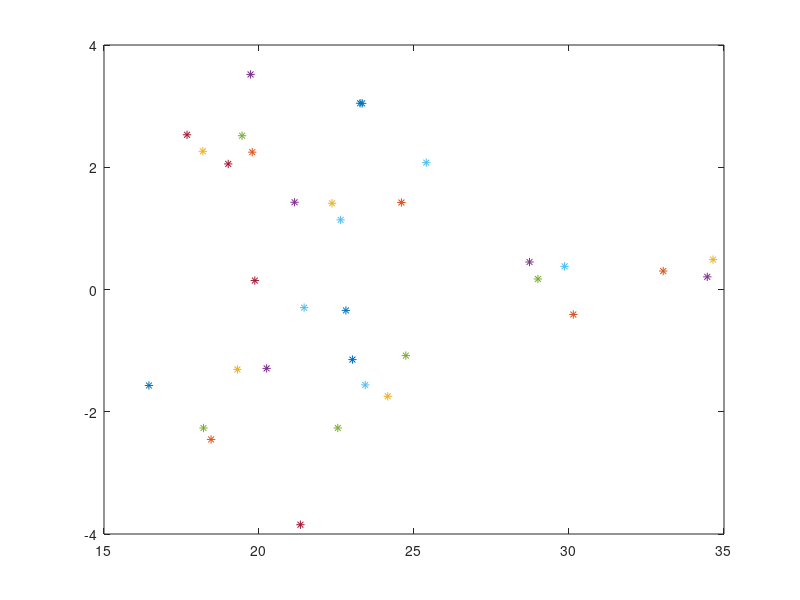

The MATLAB source for this figure:
%%Get Features from Raw Data
%%Features: 2012 Populations
Data = [
    
7.87	7.99	9.82	6.52	7.13	6.00	6.91	5.63	5.82	5.06	4.83	6.58	6.99	6.42	6.61	4.07	6.32	2.38	6.64	5.65	4.37	6.44	2.55	5.37	3.52	6.01	7.63	6.44	3.21	3.75	3.29	6.21	8.62	3.76
5.58	6.42	8.11	5.33	6.92	3.51	5.41	6.36	6.44	9.49	5.82	5.28	6.36	5.98	5.48	3.25	5.63	1.75	7.29	3.83	2.92	6.96	4.30	3.43	2.37	5.25	5.84	4.80	2.08	2.15	3.70	6.86	8.53	2.13
4.29	5.81	7.31	4.87	6.12	2.52	5.17	5.87	5.59	1.90	4.78	4.92	4.87	4.77	4.83	3.28	4.24	1.58	6.34	2.82	2.17	7.17	3.15	2.64	2.07	5.04	7.52	3.69	1.39	3.63	3.71	6.66	8.62	1.39
3.99	6.83	7.27	5.54	5.86	3.89	5.65	6.08	4.97	9.49	5.64	5.06	5.26	4.57	5.40	5.84	3.79	17.26	5.74	2.54	2.44	7.53	2.68	3.08	3.25	5.84	5.84	4.57	2.14	2.34	5.05	8.14	6.95	1.74
8.53	9.14	7.68	6.54	6.53	11.77	7.35	10.66	7.57	6.96	6.62	6.62	5.81	7.71	7.49	16.48	6.46	27.17	5.96	4.49	10.12	7.34	2.42	7.51	9.85	8.83	3.14	7.92	9.61	7.22	8.05	5.76	5.25	9.54
37.01	33.21	35.57	28.99	28.09	43.78	32.27	27.86	28.25	26.58	28.47	30.17	31.83	35.20	33.50	43.41	39.30	26.46	29.29	43.32	49.65	25.03	12.68	42.96	49.02	32.76	27.16	45.38	54.39	47.24	27.77	24.91	37.03	49.01
22.48	20.53	19.59	23.64	18.82	18.40	19.59	24.37	25.00	22.78	25.35	23.41	24.87	23.47	21.87	16.24	21.90	12.38	24.53	24.77	17.31	26.42	28.59	22.32	18.02	20.73	33.45	18.39	20.18	25.00	25.72	28.23	21.25	16.61
3.02	2.63	1.99	5.00	3.70	2.52	3.58	3.95	5.01	8.86	5.23	4.17	3.67	2.94	4.37	2.22	3.15	3.51	3.24	4.88	2.73	4.12	14.36	4.04	3.90	3.80	3.59	2.32	2.64	3.59	6.92	5.92	2.26	3.35
2.39	2.34	1.25	3.96	4.31	2.21	3.56	2.73	3.65	0.00	3.97	3.86	2.58	2.25	3.46	1.95	2.85	1.82	2.64	3.33	2.68	2.59	11.54	2.72	2.86	3.28	3.48	1.89	1.62	1.57	5.17	3.41	0.47	3.21
1.90	2.16	0.76	3.25	4.83	1.68	3.85	2.24	3.18	5.70	3.25	3.68	2.38	2.23	2.72	1.41	2.53	1.48	2.88	2.09	2.17	2.41	7.92	2.55	2.04	3.29	1.12	1.42	1.18	1.32	3.61	1.51	0.13	2.90
1.62	1.71	0.45	3.14	4.27	1.81	3.60	1.91	2.14	1.90	2.78	3.76	2.42	1.89	2.20	1.03	1.89	1.48	2.62	1.26	1.62	1.86	6.11	1.68	1.78	2.93	0.67	1.48	0.92	1.25	3.17	1.71	0.04	2.60
1.32	1.24	0.20	3.22	3.42	1.93	3.08	2.33	2.38	1.27	3.26	2.49	2.94	2.57	2.08	0.82	1.94	2.72	2.83	1.03	1.82	2.15	3.69	1.71	1.31	2.25	0.56	1.71	0.63	0.93	3.85	0.68	0.85	3.77
]

DataT = Data'

%%
%%Count the Mahalanobis distance
X=DataT

[mx,nx] = size(X);
Dis = ones(mx,nx);
C = cov(X);
for i=1:mx
for j=1:mx
D(i,j)=((X(i,:)-X(j,:))*pinv(C)*(X(i,:)-X(j,:))')^0.5;
end
end


%%
%%Use PCA to decrease dimention from 34 to 2
[COEFF,SCORE,latent,tsquare] = pca(D);

important = cumsum(latent)/sum(latent)

tranMix = COEFF(:,1:2)

result = D * tranMix


%%
%%Plot in 2D plane

for i = 1:34

plot(result(i,1),result(i,2),'*')
hold on
    
end

